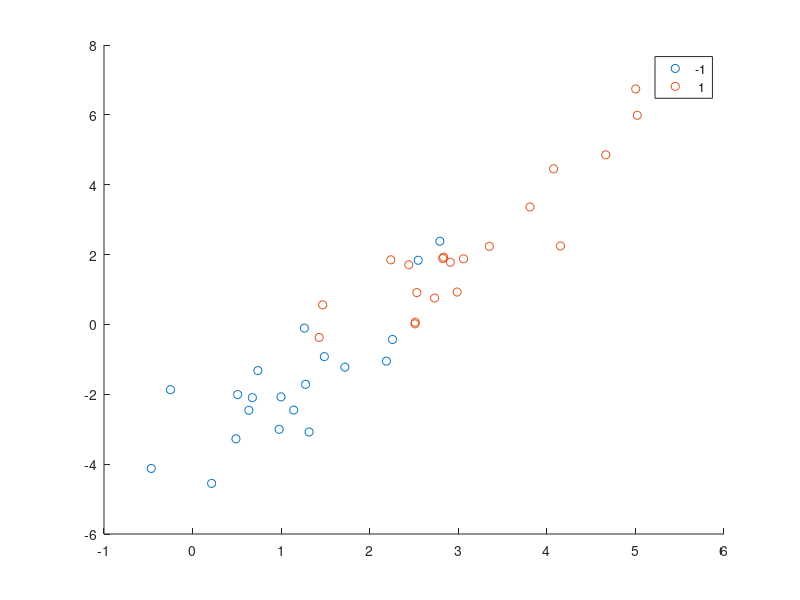

Write the MATLAB code that produced this figure. (Note: this script raises an error after producing the figure.)
% rng(1);
% 
% %useless
% input=ones(5);
% 
% % Size of one of the datasets (before merging them)
% N=100;  
% 
% % Properties of the datasets (multivariate normal distribution)
% mu = [3,2];
% sigma = [1,1.5;1.5,3];
% 
% % dataset 1
% data = mvnrnd(mu,sigma,N);
% data(:,3)=ones(size(data,1),1);
% 
% mu=[-3,-2];
% % dataset 2 (temporary)
% data2 = mvnrnd(mu,sigma,N);
% data2(:,3)=-ones(size(data,1),1);
% 
% % merge the two datasets
% data=[data ; data2];
% clear data2;
% 
% % Shuffle the dataset
% data=data(randperm(size(data,1)),:)';

%give the proper names
% patterns=data(:,1:2);
% targets=data(:,3);
% data=([0 0;0 1;1 -1])

%% 2-layers perceptron
% to use the 2 layers perceptron

rng(5);

%useless
input=ones(5);

% Size of one of the datasets (before merging them)
N=20;  
LearngRate=0.001;

% Properties of the datasets (multivariate normal distribution)
mu = [3,2];
sigma = [1,1.5;1.5,3];

% dataset 1
data = mvnrnd(mu,sigma,N);
data(:,3)=ones(size(data,1),1);

mu=[1,-2];
% dataset 2 (temporary)
data2 = mvnrnd(mu,sigma,N);
data2(:,3)=-ones(size(data,1),1);

% merge the two datasets
data=[data ; data2];
clear data2;

% Shuffle the dataset
data=data(randperm(size(data,1)),:)';
figure(1)
hold on
gscatter(data(1,:),data(2,:),data(3,:))
W=perceptron2layer(data(1:2,:), data(3,:), 20, 0.001, 25, 0.9);
% W=perceptron1Layer(data(1:2,:),data(3,:),20,0.001);
for i=1:1:20
    W=perceptron1Layer(data(1:2,:),data(3,:),i,0.001);
    
    figure(1)
    clf
    hold on
    %Plot that wonder

    gscatter(data(1,:),data(2,:),data(3,:))
    xplot=-5:5;
    yplot=-W(1)/W(2).*xplot-W(3);
    plot(xplot,yplot);
    pause(0.5)
    hold off
end

%give the proper names
% patterns=data(:,1:2);
% targets=data(:,3);
% data=([0 0;0 1;1 -1]);

for i=1:1:20
    W=perceptron1Layer(data(1:2,:),data(3,:),i,LearngRate);
    W_delta=deltaRule1layer(data(1:2,:),data(3,:),i,LearngRate);
 
    figure(3)
    clf
    hold on
    title(sprintf("epoch=%d",i))
    % Plot that wonder
    ylim([-10 10])
    gscatter(data(1,:),data(2,:),data(3,:))
    xplot=-5:5;
    yplot=-W(1)/W(2).*xplot-W(3)/W(2);
    yplot_delta=-W_delta(1)/W_delta(2).*xplot+W_delta(3)/W_delta(2);
    plot(xplot,yplot);
    plot(xplot,yplot_delta);
    legend('-1','1','perceptron','delta');
    pause(0.2)
    
    hold off
end


